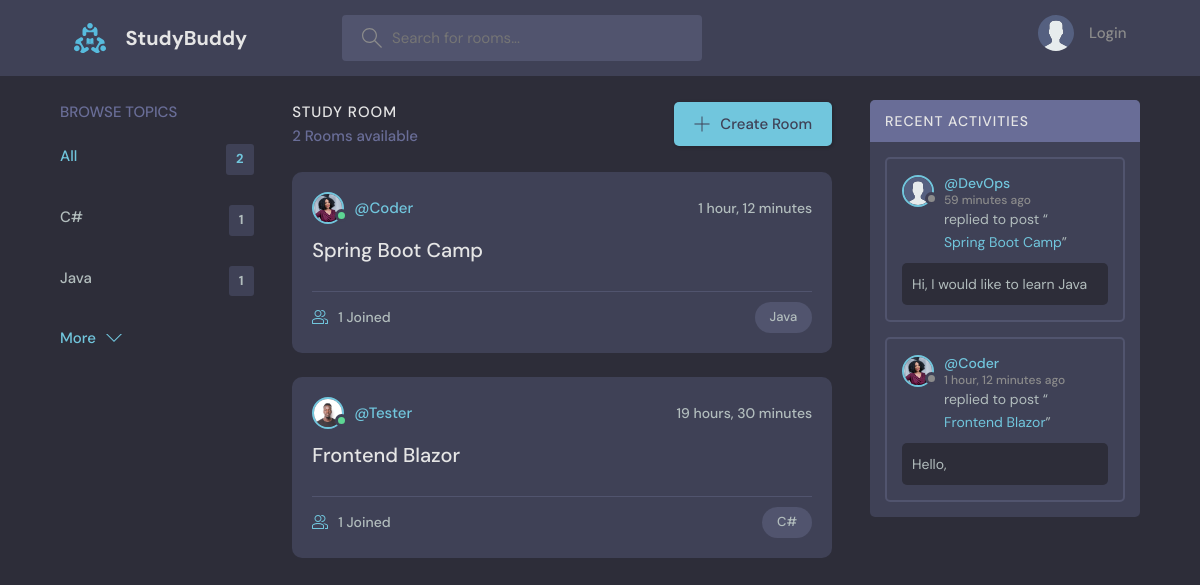
The page / on the database its author committed.
### base/models.py (models this page shows, shortened)
class Topic(models.Model):
    name = models.CharField(max_length=200)
    updated = models.DateTimeField(auto_now=True)
    created = models.DateTimeField(auto_now_add=True)

class Room(models.Model):
    host = models.ForeignKey(User, on_delete=models.SET_NULL, null=True)
    topic = models.ForeignKey(Topic, null=True, blank=True, on_delete=models.SET_NULL)
    name = models.CharField(max_length=200)
    description = models.TextField(null=True, blank=True)
    participants = models.ManyToManyField(User, related_name='participants', blank=True)
    updated = models.DateTimeField(auto_now=True)
    created = models.DateTimeField(auto_now_add=True)
    class Meta:
        ordering = ['-updated', '-created']
    def __str__(self):
        return self.name

class User(AbstractUser):
    name = models.CharField(max_length=200, null=True)
    email = models.CharField(max_length=200,unique=True, null=True)
    bio = models.TextField(null=True)
    avatar = models.ImageField(null=True, default='avatar.svg')
    objects = UserManager()
    USERNAME_FIELD = 'email'
    REQUIRED_FIELDS = []

class Message(models.Model):
    user = models.ForeignKey(User, on_delete=models.CASCADE)
    room = models.ForeignKey(Room, on_delete=models.CASCADE)
    body = models.TextField()
    updated = models.DateTimeField(auto_now=True)
    created = models.DateTimeField(auto_now_add=True)
    class Meta:
        ordering = ['-updated', '-created']

### base/views.py (the view)
# urls.py: path('', views.home, name='home'),
def home(request):
    q = request.GET.get('q') if request.GET.get('q') != None else ''
    rooms = Room.objects.filter(
        Q(topic__name__icontains=q) |
        Q(name__icontains=q) |
        Q(description__icontains=q)
    )
    topics = Topic.objects.all()[0:5]
    room_count = rooms.count()
    room_messages = Message.objects.filter(Q(room__topic__name__icontains=q))
    context = {'rooms': rooms, 'topics': topics, 'room_count': room_count,
               'room_messages': room_messages}
    return render(request, 'base/home.html', context)

### base/templates/base/home.html (shortened to what this page needs)
{% extends 'main.html' %}
{% block content %}
    <main class="layout layout--3">
      <div class="container">
        {% include 'base/topics_component.html' %}
        <div class="roomList">
          <div class="roomList__header">
            <div>
              <h2>Study Room</h2>
              <p>{{room_count}} Rooms available</p>
            </div>
            <a class="btn btn--main" href="{% url 'create-room' %}">
              <svg version="1.1" xmlns="http://www.w3.org/2000/svg" width="32" height="32" viewBox="0 0 32 32">
                <title>add</title>
                <path
                  d="M16.943 0.943h-1.885v14.115h-14.115v1.885h14.115v14.115h1.885v-14.115h14.115v-1.885h-14.115v-14.115z"
                ></path>
              </svg>
              Create Room
            </a>
          </div>
          {% include 'base/feed_component.html' %}
        </div>
        {% include 'base/activity_component.html' %}
      </div>
    </main>
{% endblock %}

### base/templates/base/topics_component.html
<div class="topics">
    <div class="topics__header">
      <h2>Browse Topics</h2>
    </div>
    <ul class="topics__list">
      <li>
        <a href="{% url 'home' %}" class="active">All <span>{{topics.count}}</span></a>
      </li>
      {% for topic in topics %}
      <li>
        <a href="{% url 'home' %}?q={{topic.name}}">{{topic.name}}<span>{{topic.room_set.all.count}}</span></a>
      </li>
      {% endfor %}
    </ul>
    <a class="btn btn--link" href="{% url 'topics' %}">
      More
      <svg version="1.1" xmlns="http://www.w3.org/2000/svg" width="32" height="32" viewBox="0 0 32 32">
        <title>chevron-down</title>
        <path d="M16 21l-13-13h-3l16 16 16-16h-3l-13 13z"></path>
      </svg>
    </a>
  </div>

### base/templates/base/feed_component.html (shortened to what this page needs)
{% for room in rooms %}
<div class="roomListRoom">
    <div class="roomListRoom__header">
      <a href="{% url 'user-profile' room.host.id %}" class="roomListRoom__author">
        <div class="avatar avatar--small active">
          <img src="{{room.host.avatar.url}}" />
        </div>
        <span>@{{room.host.username}}</span>
      </a>
      <div class="roomListRoom__actions">
        <span>{{room.created|timesince}}</span>
      </div>
    </div>
    <div class="roomListRoom__content">
      <a href="{% url 'room' room.id %}">{{room.name}}</a>
    </div>
    <div class="roomListRoom__meta">
      <a href="{% url 'room' room.id %}" class="roomListRoom__joined">
        {{room.participants.all.count}} Joined
      </a>
      <p class="roomListRoom__topic">{{room.topic.name}}</p>
    </div>
</div>
{% endfor %}

### base/templates/base/activity_component.html (shortened to what this page needs)
<div class="activities">
    <div class="activities__header">
      <h2>Recent Activities</h2>
    </div>
    {% for message in room_messages %}
    <div class="activities__box">
      <div class="activities__boxHeader roomListRoom__header">
        <a href="{% url 'user-profile' message.user.id %}" class="roomListRoom__author">
          <div class="avatar avatar--small">
            <img src="{{message.user.avatar.url}}" />
          </div>
          <p>
            @{{message.user.username}}
            <span>{{message.created|timesince}} ago</span>
          </p>
        </a>
      </div>
      <div class="activities__boxContent">
        <p>replied to post “<a href="{% url 'room' message.room.id %}">{{message.room}}</a>”</p>
        <div class="activities__boxRoomContent">
          {{message.body}}
        </div>
      </div>
    </div>
    {% endfor %}
  </div>

### rows shown on the page
Topic: name "C#", room_set.all.count "1"
Topic: name "Java", room_set.all.count "1"
Room: host.avatar (picture), host.username "Coder", created "1 hour, 12 minutes", name "Spring Boot Camp", participants.all.count "1", topic.name "Java"
Room: host.avatar (picture), host.username "Tester", created "19 hours, 30 minutes", name "Frontend Blazor", participants.all.count "1", topic.name "C#"
Message: user.avatar (placeholder picture), user.username "DevOps", created "59 minutes", room "Spring Boot Camp", body "Hi, I would like to learn Java"
Message: user.avatar (picture), user.username "Coder", created "1 hour, 12 minutes", room "Frontend Blazor", body "Hello,"

### other values the page prints
{{ topics.count }} "2"
{{ room_count }} "2"
